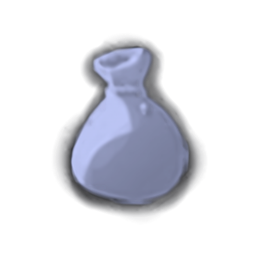
#> input picture WiresStackify/_assets/pouch_ai_1024.png, 256 x 256 px, shrunk from 1024 x 1024 before the run
$ python deshadow.py pouch_ai_1024.png pouch_ai_256.png
#> lines starting #> are read from the running program, lines starting #| are printed output that depends on the picture
from PIL import Image
def deshadow(im):
    im=im.convert('RGBA'); W,H=im.size; p=im.load()
#> in deshadow, im is the input picture: PIL image 256x256 RGBA; mean R, G, B, A 28.4, 29.8, 37.1, 56.2
#> after `W, H = im.size`: W = 256; H = 256
    out=im.copy(); o=out.load()
    def solid(x,y): return 0<=x<W and 0<=y<H and p[x,y][3]>200
    for y in range(H):
        for x in range(W):
            r,g,b,a=p[x,y]
            if a==0: continue
            border = a<=200 or any(not solid(x+dx,y+dy) for dx,dy in ((1,0),(-1,0),(0,1),(0,-1)))
            if not border: continue
            # the body colour next to it: brightest solid neighbour within 2
            best=None
            for dy in range(-2,3):
                for dx in range(-2,3):
                    xx,yy=x+dx,y+dy
                    if (dx or dy) and solid(xx,yy):
                        q=p[xx,yy]
                        if best is None or q[0]>best[0]: best=q
            if best is None or best[0]<=0: o[x,y]=(0,0,0,0); continue
            # this pixel = body colour over black: how much body is in it
            cov=min(1.0,(r*a/255.0)/best[0])
            if cov<0.08: o[x,y]=(0,0,0,0); continue
            if r>=best[0]*0.97 and a>200: continue
            o[x,y]=(best[0],best[1],best[2],int(round(cov*255)))
    return out
if __name__=='__main__':
    import sys
    deshadow(Image.open(sys.argv[1])).save(sys.argv[2])
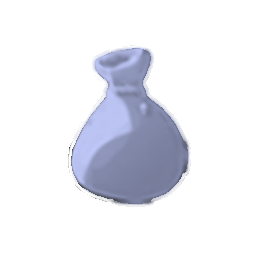
#> saved as pouch_ai_256.png: PIL image 256x256 RGBA; mean R, G, B, A 28, 29.4, 36.5, 47.1; transparent parts drawn white

$ run again, on WiresStackify/_assets/pouch_open_v1.png
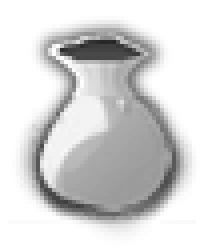
#> input picture WiresStackify/_assets/pouch_open_v1.png, 52 x 63 px (shown 4 times larger)
#> in deshadow, im is the input picture: PIL image 52x63 RGBA; mean R, G, B, A 55.5, 55.5, 55.5, 94.8
#> `deshadow(Image.open(sys.argv[1])).save(sys.argv[2])`:
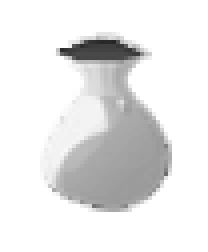
#> saved as pouch_open_v1.png: PIL image 52x63 RGBA (shown 4 times larger); mean R, G, B, A 58.7, 58.7, 58.7, 77.5; transparent parts drawn white
